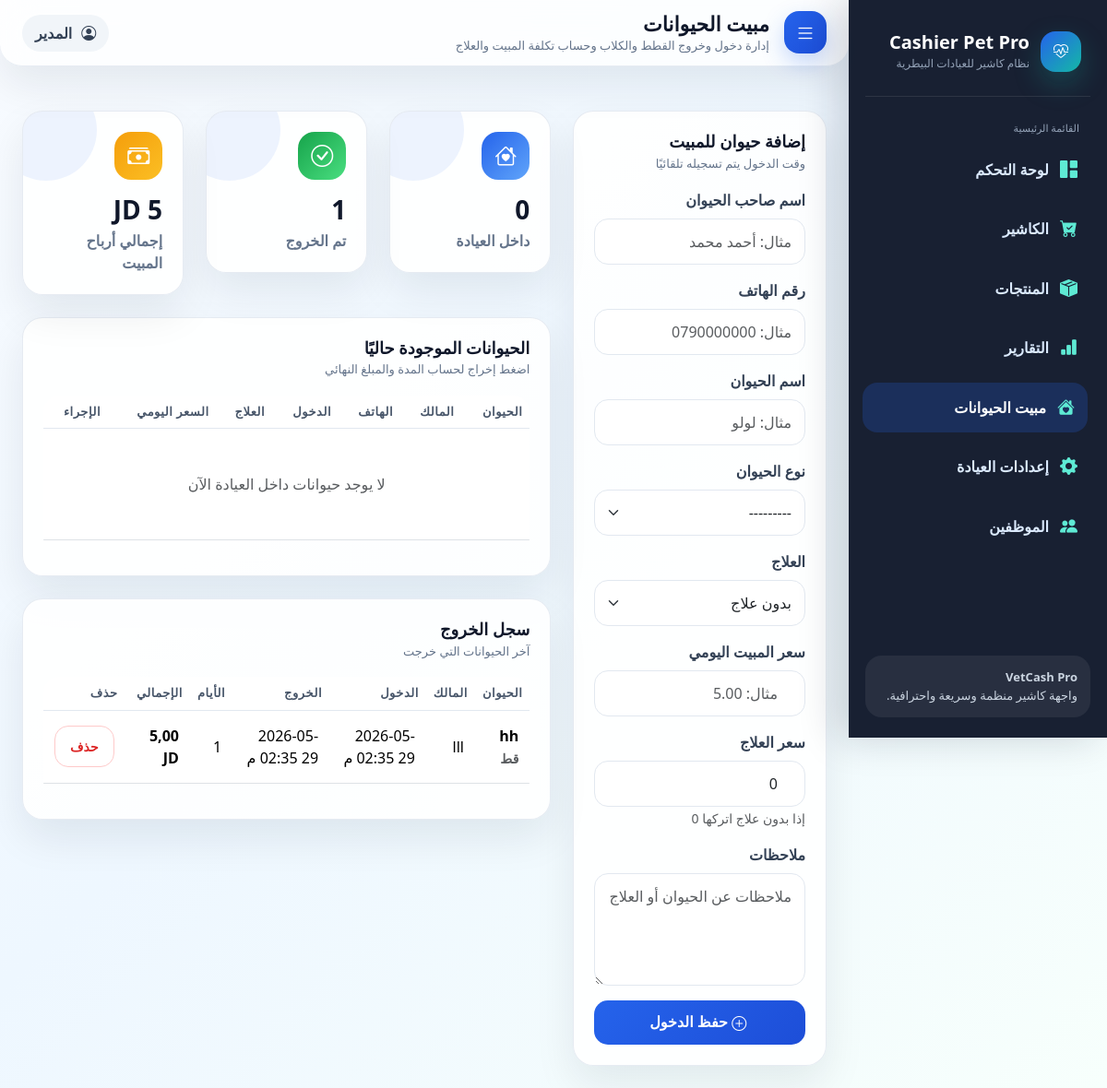
Page /boarding/ (signed in) on the committed database.
### cashier/models.py (models this page shows, shortened)
class Clinic(models.Model):
    owner = models.OneToOneField(
        User,
        on_delete=models.CASCADE,
        related_name='clinic'
    )
    name = models.CharField(
        max_length=200,
        default='عيادتي البيطرية'
    )
    phone = models.CharField(
        max_length=100,
        blank=True
    )
    address = models.CharField(
        max_length=255,
        blank=True
    )
    created_at = models.DateTimeField(
        auto_now_add=True
    )

class Boarding(models.Model):
    clinic = models.ForeignKey('Clinic',on_delete=models.CASCADE,related_name='boardings',null=True,blank=True)
    PET_TYPES = (
        ('cat', 'قط'),
        ('dog', 'كلب'),
    )
    TREATMENT_TYPES = (
        ('with_treatment', 'مع علاج'),
        ('without_treatment', 'بدون علاج'),
    )
    STATUS_TYPES = (
        ('inside', 'داخل العيادة'),
        ('checked_out', 'تم الخروج'),
    )
    owner_name = models.CharField(max_length=200, verbose_name='اسم صاحب الحيوان')
    phone = models.CharField(max_length=100, verbose_name='رقم الهاتف')
    pet_name = models.CharField(max_length=200, verbose_name='اسم الحيوان')
    pet_type = models.CharField(max_length=30, choices=PET_TYPES, verbose_name='نوع الحيوان')
    treatment_type = models.CharField(
        max_length=30,
        choices=TREATMENT_TYPES,
        default='without_treatment',
        verbose_name='العلاج'
    )
    check_in = models.DateTimeField(default=timezone.now, verbose_name='وقت الدخول')
    check_out = models.DateTimeField(blank=True, null=True, verbose_name='وقت الخروج')
    daily_price = models.DecimalField(
        max_digits=10,
        decimal_places=2,
        validators=[MinValueValidator(Decimal('0'))],
        verbose_name='سعر المبيت اليومي'
    )
    treatment_price = models.DecimalField(
        max_digits=10,
        decimal_places=2,
        default=0,
        validators=[MinValueValidator(Decimal('0'))],
        verbose_name='سعر العلاج'
    )
    total_days = models.PositiveIntegerField(default=1, verbose_name='عدد الأيام')
    total_amount = models.DecimalField(max_digits=10, decimal_places=2, default=0, verbose_name='المبلغ النهائي')
    status = models.CharField(max_length=30, choices=STATUS_TYPES, default='inside', verbose_name='الحالة')
    notes = models.TextField(blank=True, verbose_name='ملاحظات')
    created_at = models.DateTimeField(auto_now_add=True)
    updated_at = models.DateTimeField(auto_now=True)

### cashier/views.py (the view)
# urls.py: path('boarding/', views.boarding, name='boarding'),
@login_required
def boarding(request):
    clinic = get_user_clinic(request.user)
    form = BoardingForm(request.POST or None)
    if request.method == 'POST' and form.is_valid():
        boarding_item = form.save(commit=False)
        boarding_item.clinic = clinic
        boarding_item.save()
        return redirect('cashier:boarding')
    boardings = Boarding.objects.filter(
        clinic=clinic
    ).order_by('-created_at')
    inside_boardings = boardings.filter(status='inside')
    checked_out_boardings = boardings.filter(status='checked_out')[:20]
    total_boarding_income = (
        Boarding.objects.filter(
            clinic=clinic,
            status='checked_out'
        ).aggregate(total=Sum('total_amount'))['total'] or Decimal('0')
    )
    context = {
        'active_page': 'boarding',
        'clinic': clinic,
        'form': form,
        'inside_boardings': inside_boardings,
        'checked_out_boardings': checked_out_boardings,
        'total_boarding_income': total_boarding_income,
        'total_inside': inside_boardings.count(),
        'total_checked_out': boardings.filter(status='checked_out').count(),
    }
    return render(request, 'cashier/boarding.html', context)

### cashier/forms.py
class BoardingForm(forms.ModelForm):
    class Meta:
        model = Boarding
        fields = [
            'owner_name',
            'phone',
            'pet_name',
            'pet_type',
            'treatment_type',
            'daily_price',
            'treatment_price',
            'notes',
        ]
        widgets = {
            'owner_name': forms.TextInput(attrs={'class': 'form-control', 'placeholder': 'مثال: أحمد محمد'}),
            'phone': forms.TextInput(attrs={'class': 'form-control', 'placeholder': 'مثال: 0790000000'}),
            'pet_name': forms.TextInput(attrs={'class': 'form-control', 'placeholder': 'مثال: لولو'}),
            'pet_type': forms.Select(attrs={'class': 'form-select'}),
            'treatment_type': forms.Select(attrs={'class': 'form-select'}),
            'daily_price': forms.NumberInput(attrs={'class': 'form-control', 'placeholder': 'مثال: 5.00', 'step': '0.01'}),
            'treatment_price': forms.NumberInput(attrs={'class': 'form-control', 'placeholder': 'مثال: 10.00', 'step': '0.01'}),
            'notes': forms.Textarea(attrs={'class': 'form-control', 'rows': 4, 'placeholder': 'ملاحظات عن الحيوان أو العلاج'}),
        }

### cashier/views.py (called while the page is built, shortened)
def get_user_clinic(user):
    if hasattr(user, 'staff_profile'):
        return user.staff_profile.clinic

### cashier/templates/cashier/boarding.html (shortened to what this page needs)
{% extends 'cashier/base.html' %}
{% block page_title %}مبيت الحيوانات{% endblock %}
{% block page_subtitle %}إدارة دخول وخروج القطط والكلاب وحساب تكلفة المبيت والعلاج{% endblock %}
{% block content %}
<section class="content-area">
  <div class="row g-4">
    <div class="col-xl-4">
      <div class="panel">
        <div class="panel-header">
          <div>
            <h4 class="panel-title">إضافة حيوان للمبيت</h4>
            <p class="panel-subtitle">وقت الدخول يتم تسجيله تلقائيًا</p>
          </div>
        </div>
        <form method="post">
          <div class="mb-3">
            <label class="form-label">اسم صاحب الحيوان</label>
            {{ form.owner_name }}
          </div>
          <div class="mb-3">
            <label class="form-label">رقم الهاتف</label>
            {{ form.phone }}
          </div>
          <div class="mb-3">
            <label class="form-label">اسم الحيوان</label>
            {{ form.pet_name }}
          </div>
          <div class="mb-3">
            <label class="form-label">نوع الحيوان</label>
            {{ form.pet_type }}
          </div>
          <div class="mb-3">
            <label class="form-label">العلاج</label>
            {{ form.treatment_type }}
          </div>
          <div class="mb-3">
            <label class="form-label">سعر المبيت اليومي</label>
            {{ form.daily_price }}
          </div>
          <div class="mb-3">
            <label class="form-label">سعر العلاج</label>
            {{ form.treatment_price }}
            <small class="text-muted">إذا بدون علاج اتركها 0</small>
          </div>
          <div class="mb-3">
            <label class="form-label">ملاحظات</label>
            {{ form.notes }}
          </div>
          <button type="submit" class="btn btn-primary w-100">
            <i class="bi bi-plus-circle ms-1"></i>
            حفظ الدخول
          </button>
        </form>
      </div>
    </div>
    <div class="col-xl-8">
      <div class="row g-4 mb-4">
        <div class="col-md-4">
          <div class="stat-card">
            <div class="stat-icon bg-primary-grad">
              <i class="bi bi-house-heart"></i>
            </div>
            <h3>{{ inside_boardings.count }}</h3>
            <p>داخل العيادة</p>
          </div>
        </div>
        <div class="col-md-4">
          <div class="stat-card">
            <div class="stat-icon bg-green-grad">
              <i class="bi bi-check-circle"></i>
            </div>
            <h3>{{ checked_out_boardings.count }}</h3>
            <p>تم الخروج</p>
          </div>
        </div>
        <div class="col-md-4">
          <div class="stat-card">
            <div class="stat-icon bg-orange-grad">
              <i class="bi bi-cash-stack"></i>
            </div>
            <h3>{{ total_boarding_income }} JD</h3>
            <p>إجمالي أرباح المبيت</p>
          </div>
        </div>
      </div>
      <div class="panel mb-4">
        <div class="panel-header">
          <div>
            <h4 class="panel-title">الحيوانات الموجودة حاليًا</h4>
            <p class="panel-subtitle">اضغط إخراج لحساب المدة والمبلغ النهائي</p>
          </div>
        </div>
        <div class="table-responsive">
          <table class="table">
            <thead>
              <tr>
                <th>الحيوان</th>
                <th>المالك</th>
                <th>الهاتف</th>
                <th>الدخول</th>
                <th>العلاج</th>
                <th>السعر اليومي</th>
                <th>الإجراء</th>
              </tr>
            </thead>
            <tbody>
              {% for item in inside_boardings %}
              <tr>
                <td>
                  <strong>{{ item.pet_name }}</strong><br>
                  <small class="text-muted">{{ item.get_pet_type_display }}</small>
                </td>
                <td>{{ item.owner_name }}</td>
                <td>{{ item.phone }}</td>
                <td>{{ item.check_in|date:"Y-m-d h:i A" }}</td>
                <td>{{ item.get_treatment_type_display }}</td>
                <td>{{ item.daily_price }} JD</td>
                <td>
                  <form method="post" action="{% url 'cashier:boarding_checkout' item.id %}">
                    {% csrf_token %}
                    <button type="submit" class="btn btn-success btn-sm">
                      <i class="bi bi-box-arrow-left ms-1"></i>
                      إخراج
                    </button>
                  </form>
                </td>
              </tr>
              {% empty %}
              <tr>
                <td colspan="7" class="text-center text-muted py-5">
                  لا يوجد حيوانات داخل العيادة الآن
                </td>
              </tr>
              {% endfor %}
            </tbody>
          </table>
        </div>
      </div>
      <div class="panel">
        <div class="panel-header">
          <div>
            <h4 class="panel-title">سجل الخروج</h4>
            <p class="panel-subtitle">آخر الحيوانات التي خرجت</p>
          </div>
        </div>
        <div class="table-responsive">
          <table class="table">
            <thead>
              <tr>
                <th>الحيوان</th>
                <th>المالك</th>
                <th>الدخول</th>
                <th>الخروج</th>
                <th>الأيام</th>
                <th>الإجمالي</th>
                <th>حذف</th>
              </tr>
            </thead>
            <tbody>
              {% for item in checked_out_boardings %}
              <tr>
                <td>
                  <strong>{{ item.pet_name }}</strong><br>
                  <small class="text-muted">{{ item.get_pet_type_display }}</small>
                </td>
                <td>{{ item.owner_name }}</td>
                <td>{{ item.check_in|date:"Y-m-d h:i A" }}</td>
                <td>{{ item.check_out|date:"Y-m-d h:i A" }}</td>
                <td>{{ item.total_days }}</td>
                <td>
                  <strong>{{ item.total_amount }} JD</strong>
                </td>
                <td>
                  <form method="post" action="{% url 'cashier:delete_boarding' item.id %}" onsubmit="return confirm('هل أنت متأكد من الحذف؟');">
                    <button class="btn btn-outline-danger btn-sm">
                      حذف
                    </button>
                  </form>
                </td>
              </tr>
              {% empty %}
              <tr>
                <td colspan="7" class="text-center text-muted py-5">
                  لا يوجد سجلات خروج بعد
                </td>
              </tr>
              {% endfor %}
            </tbody>
          </table>
        </div>
      </div>
    </div>
  </div>
</section>
{% endblock %}

### cashier/templates/cashier/base.html (shortened to what this page needs)
{% load static %}
<!doctype html>
<html lang="ar" dir="rtl">
<head>
  <link href="https://cdn.jsdelivr.net/npm/bootstrap@5.3.3/dist/css/bootstrap.rtl.min.css" rel="stylesheet">
  <link href="https://cdn.jsdelivr.net/npm/bootstrap-icons@1.11.3/font/bootstrap-icons.css" rel="stylesheet">
  <link href="{% static 'cashier/css/style.css' %}" rel="stylesheet">
</head>
<body>
<div class="app-shell">
  <aside class="sidebar" id="sidebar">
    <div class="brand">
      <div class="brand-icon"><i class="bi bi-heart-pulse"></i></div>
      <div>
   <h1>
    {{ clinic.name|default:"Cashier Pro" }}
</h1>
    <span>نظام كاشير للعيادات البيطرية</span>
</div>
    </div>
    <div class="nav-title">القائمة الرئيسية</div>
    <a href="{% url 'cashier:dashboard' %}" class="nav-link-custom {% if active_page == 'dashboard' %}active{% endif %}">
      <i class="bi bi-grid-1x2-fill"></i> لوحة التحكم
    </a>
    <a href="{% url 'cashier:pos' %}" class="nav-link-custom {% if active_page == 'pos' %}active{% endif %}">
      <i class="bi bi-cart-check-fill"></i> الكاشير
    </a>
    <a href="{% url 'cashier:products' %}" class="nav-link-custom {% if active_page == 'products' %}active{% endif %}">
      <i class="bi bi-box-seam-fill"></i> المنتجات
    </a>
    <a href="{% url 'cashier:reports' %}" class="nav-link-custom {% if active_page == 'reports' %}active{% endif %}">
      <i class="bi bi-bar-chart-fill"></i> التقارير
    </a>
    <a href="{% url 'cashier:boarding' %}" class="nav-link-custom {% if active_page == 'boarding' %}active{% endif %}">
      <i class="bi bi-house-heart-fill"></i> مبيت الحيوانات
    </a>
    <a href="{% url 'cashier:clinic_settings' %}" class="nav-link-custom {% if active_page == 'clinic_settings' %}active{% endif %}">
      <i class="bi bi-gear-fill"></i>إعدادات العيادة
    </a>
  {% if request.user.is_authenticated and request.user.staff_profile.is_owner or request.user.is_authenticated and request.user.clinic %}
  <a href="{% url 'cashier:staff_list' %}" class="nav-link-custom {% if active_page == 'staff' %}active{% endif %}">
    <i class="bi bi-people-fill"></i> الموظفين
  </a>
  {% endif %}
    <div class="sidebar-footer">
      <strong>VetCash Pro</strong><br>
      واجهة كاشير منظمة وسريعة واحترافية.
    </div>
  </aside>
  <main class="main-content" id="mainContent">
    <div class="topbar">
      <div class="d-flex align-items-center gap-3">
        <button class="menu-btn" id="toggleSidebar" type="button"><i class="bi bi-list"></i></button>
        <div class="page-title">
          <h2>{% block page_title %}{% endblock %}</h2>
          <p>{% block page_subtitle %}{% endblock %}</p>
        </div>
      </div>
      <div class="user-pill">
        {% block topbar_badge %}<i class="bi bi-person-circle"></i><span>المدير</span>{% endblock %}
      </div>
    </div>
    <section class="content-area">
      {% block content %}{% endblock %}
    </section>
  </main>
</div>
</body>
</html>

### rows in the picture
Clinic: name "Cashier Pet Pro"
Boarding: pet_name "hh", pet_type "قط", owner_name "lll", check_in "2026-05-29 02:35 م", check_out "2026-05-29 02:35 م", total_days "1", total_amount "5,00"

### other values in the picture
{{ inside_boardings.count }} "0"
{{ checked_out_boardings.count }} "1"
